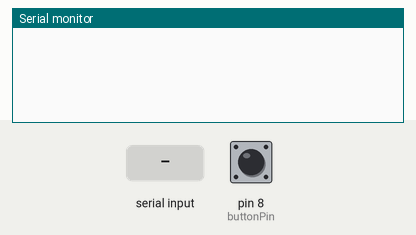
A sketch run on a simulated Arduino Uno, built with avr-gcc and run on an emulated ATmega328P. On the bench: the last lines printed to the serial monitor. The test bench sets the inputs (shaded band); at power-on: pin 8 (buttonPin) LOW.

Above: at 1.2 s.
1.3 s: "90,45\n" received over Serial
At 2.0 s:
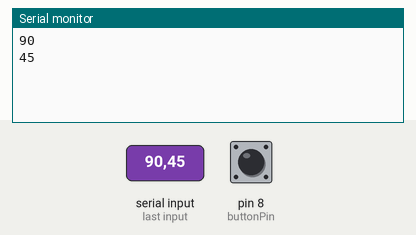
2.8 s: "30,150\n" received over Serial
At 4.2 s:
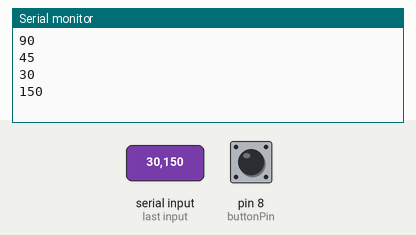
Timing chart, 0 to 5.8 s (numbered marks = the images above; inputs shaded):
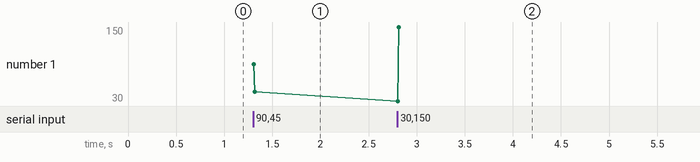

The sketch:

hc12Sender.ino
```cpp
#include <SoftwareSerial.h>

SoftwareSerial mySerial(2, 3); //RX, TX

int buttonPin = 8;

void setup() {
  pinMode(buttonPin, INPUT);
  Serial.begin(9600);
  mySerial.begin(9600);
}

void loop() {

  int buttonState = digitalRead(buttonPin);

  if(buttonState == 1){//if button is down
    mySerial.println(1234);//send unique code to the receiver in this case 1234
  }

if(Serial.available() > 1){
 int val = Serial.parseInt();
  Serial.println(val);
  mySerial.println(val);
}

  delay(5);//delay little for better serial communication
}
```

Measured:
- after the input at 1.3 s, the serial monitor: prints a new line at once (image 1)
- after the input at 2.8 s, the serial monitor: prints a new line at once (image 2)
- plotted number 1: 45 → 150 after the input at 2.8 s
